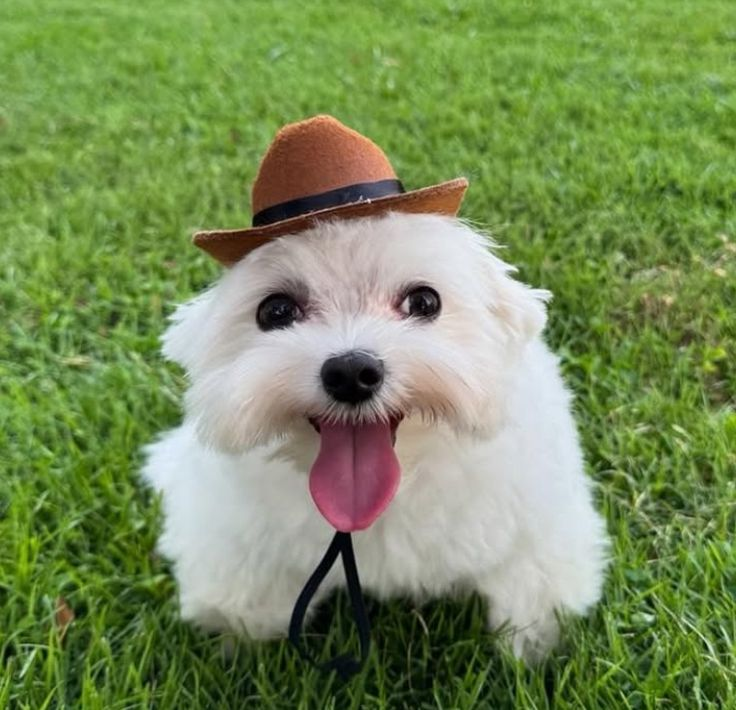
#> input picture resources/dawg.jpg, 736 x 710 px, found by its file name
$ python main.py
#> lines starting #> are read from the running program, lines starting #| are printed output that depends on the picture
import numpy as np
import matplotlib.pyplot as plt
import matplotlib.image as mpimg

A = np.arange(1, 16)

# [9 lines left out: functions creacion_y_manipulacion_de_arrays, operaciones_basicas, not called in this run]

def acceso_y_slicing():
    print(f"segundo y tercer elemento de la segunda fila de A: {A[1][[1, 2]]}")

B = A[A>=5]
def indexacion_booleana():
    print(f"Vector B {B}")

C = np.arange(5, 14).reshape(3, 3)
# [4 lines left out: function algebra_lineal, not called in this run]

D = np.random.randint(1, 101, 100)
# [29 lines left out: functions estadisticas, grafico_basico, grafico_de_dispersion, histograma, not called in this run]

def manipulacion_de_imagenes():
    img = mpimg.imread("resources/dawg.jpg")
#> img is the input picture: shape (710, 736, 3); mean R, G, B 120.3, 140.9, 89.4
    gris = np.mean(img, axis=2)
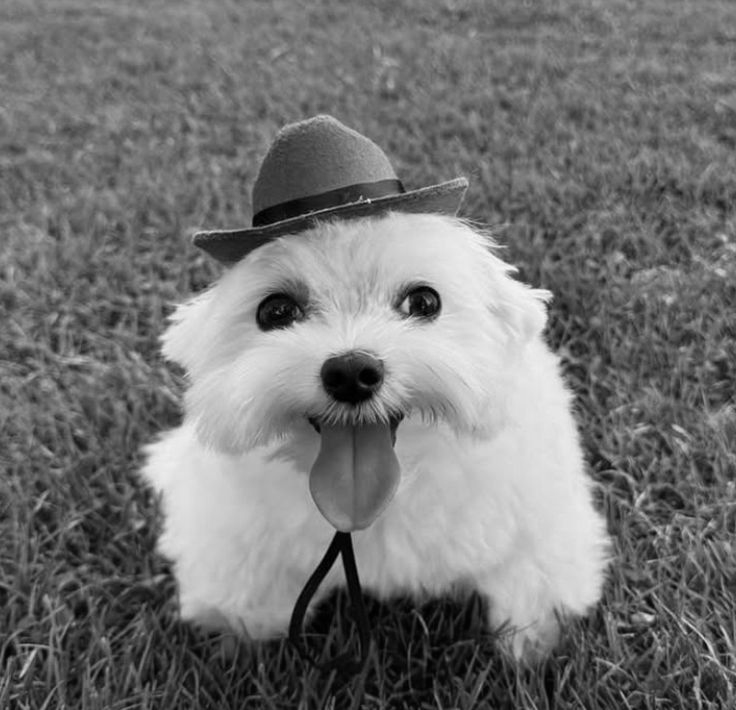
#> gris: shape (710, 736) float64; min 0, max 247.7, mean 116.9
    plt.imshow(gris, cmap="gray")
    plt.show()

manipulacion_de_imagenes()
